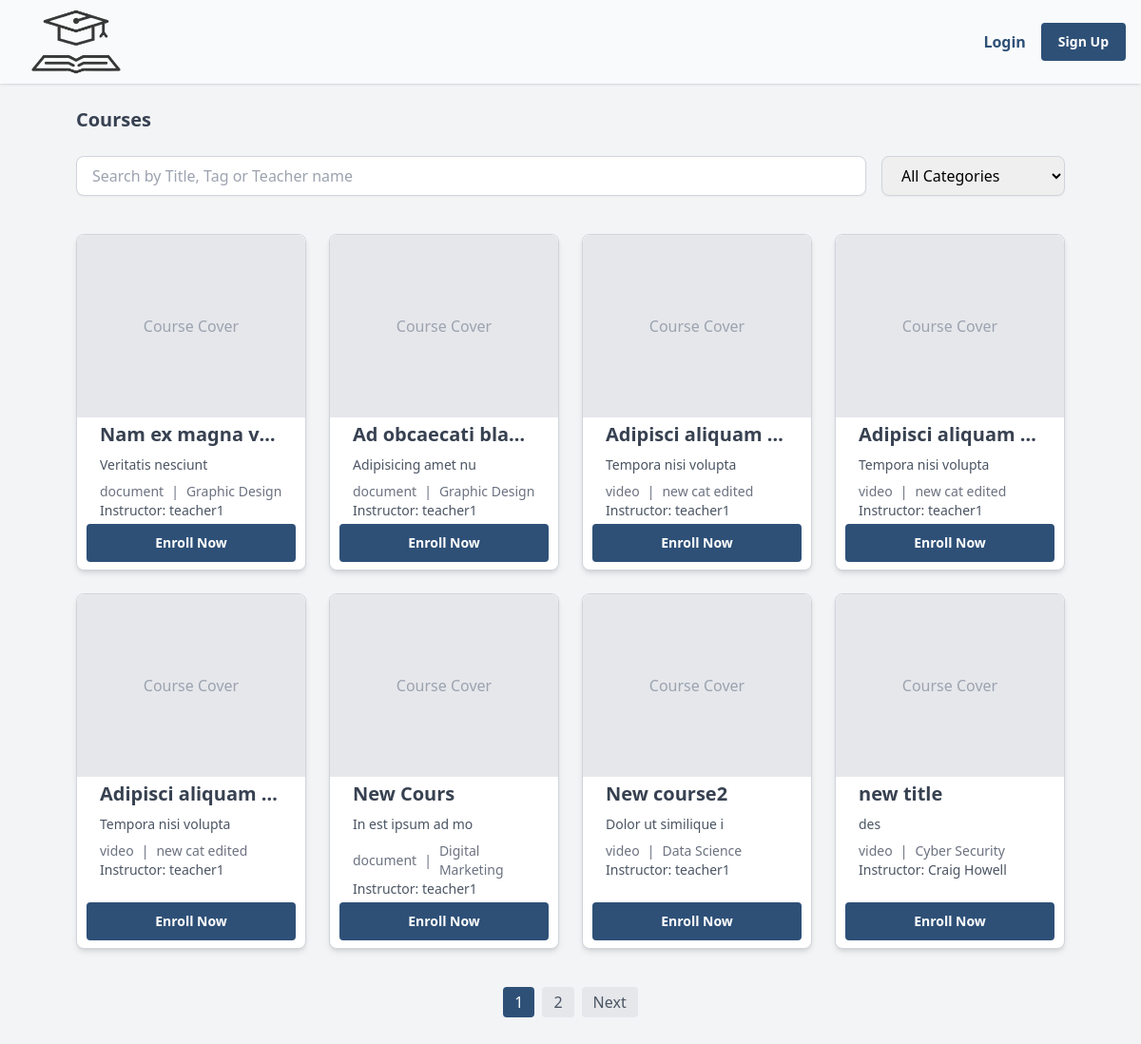
The page / on the database its author committed.
### tables this page shows
CREATE TABLE `courses` (
  `course_id` int NOT NULL,
  `title` varchar(255) NOT NULL,
  `description` text,
  `content_type` enum('video','document') NOT NULL,
  `category_id` int DEFAULT NULL,
  `teacher_id` int DEFAULT NULL,
  `created_at` timestamp NULL DEFAULT CURRENT_TIMESTAMP,
  `updated_at` timestamp NULL DEFAULT CURRENT_TIMESTAMP ON UPDATE CURRENT_TIMESTAMP
);

CREATE TABLE `categories` (
  `category_id` int NOT NULL,
  `category_name` varchar(100) NOT NULL
);

CREATE TABLE `users` (
  `user_id` int NOT NULL,
  `full_name` varchar(100) NOT NULL,
  `email` varchar(100) NOT NULL,
  `password` varchar(255) NOT NULL,
  `created_at` timestamp NULL DEFAULT CURRENT_TIMESTAMP,
  `updated_at` timestamp NULL DEFAULT CURRENT_TIMESTAMP ON UPDATE CURRENT_TIMESTAMP,
  `role` enum('teacher','student','admin') NOT NULL,
  `status` enum('active','inactive','suspended') NOT NULL DEFAULT 'active'
);

### core/BaseController.php (called while the page is built, shortened)
<?php
require_once(__DIR__ . '/../app/models/Course.php');
class BaseController
{
    private $CourseModel;
    private $CategoryModel;
    public function __construct()
    {
        $this->CourseModel = new Course();
        $this->CategoryModel = new Category();
    }
    public function render($view, $data = [])
    {
        extract($data);
        include __DIR__ . '/../app/views/' . $view . '.php';
    }
    public function index()
    {
        $limit = 8;
        $page = isset($_GET['page']) ? (int)$_GET['page'] : 1;
        $offset = ($page - 1) * $limit;
        $totalCourses = $this->CourseModel->getTotalCoursesNumber();
        $totalPages = ceil($totalCourses / $limit);
        $category_id = isset($_GET['category']) ? $_GET['category'] : null;
        $search_value = isset($_GET['search_value']) ? $_GET['search_value'] : null;
        $courses = $this->CourseModel->getAllCoursesX($limit, $offset, $search_value, $category_id);
        $categories = $this->CategoryModel->getAllCategories();
        $this->render('auth/index', [
            'courses' => $courses,
            'categories' => $categories,
            'totalPages' => $totalPages,
            'currentPage' => $page
        ]);
    }
}

### public/index.php (called while the page is built, shortened)
<?php
require_once ('../core/BaseController.php');
require_once '../core/Router.php';
$router = new Router();
$router->dispatch($_SERVER['REQUEST_URI'], $_SERVER['REQUEST_METHOD']);

### app/config/db.php (called while the page is built, shortened)
<?php
class Db {
    public function __construct()
    {
        try {
            $this->conn = new PDO("mysql:host=localhost;dbname=youdemy_database", "root", "");
          } catch(PDOException $e) {
            echo "Connection failed: " . $e->getMessage();
          }
    }
}

### app/models/Course.php (called while the page is built, shortened)
<?php
require_once(__DIR__ . '/../config/db.php');
class Course extends Db
{
    public function getAllCoursesX($limit, $offset, $search_value = null, $category = null)
    {
        try {
            $query = "SELECT c.*, cat.category_name, u.full_name AS teacher_name
                  FROM courses c
                  JOIN categories cat ON cat.category_id = c.category_id
                  JOIN users u ON u.user_id = c.teacher_id";
            $query .= " LIMIT :limit OFFSET :offset";
            $stmt = $this->conn->prepare($query);
            $stmt->bindValue(':limit', $limit, PDO::PARAM_INT);
            $stmt->bindValue(':offset', $offset, PDO::PARAM_INT);
            $stmt->execute();
            return $stmt->fetchAll(PDO::FETCH_ASSOC);
        } catch (PDOException $e) {
            echo "Error: " . $e->getMessage();
        }
    }
    public function getTotalCoursesNumber()
    {
        try {
            $stmt = $this->conn->prepare("SELECT COUNT(*) AS total_courses FROM courses");
            $stmt->execute();
            $result = $stmt->fetch(PDO::FETCH_ASSOC);
            return $result['total_courses'];
        } catch (PDOException $e) {
            error_log("Error getting total courses: " . $e->getMessage());
            return false;
        }
    }
}

### app/views/partials/coursesMian.php (the view, shortened to what this page needs)
<h1 class="text-xl font-semibold pt-4 text-gray-700">Courses</h1>
<div class="mt-6 flex flex-wrap items-center justify-between gap-20">
    <form id="searchForm" action="" method="GET" class="w-full flex gap-4">
        <div class="flex-grow w-4/5">
            <input
                value="<?php if (isset($_GET['search_value'])) echo htmlspecialchars($_GET['search_value']); ?>"
                type="text"
                name="search_value"
                placeholder="Search by Title, Tag or Teacher name"
                class="w-full px-4 py-2 border border-gray-300 rounded-lg shadow-sm focus:outline-none focus:ring-2 focus:ring-blue-500"
                onchange="this.form.submit()" />
        </div>
        <div>
            <select
                name="category"
                class="px-4 py-2 border border-gray-300 rounded-lg shadow-sm focus:outline-none focus:ring-2 focus:ring-blue-500"
                onchange="this.form.submit()">
                <option value="">All Categories</option>
            </select>
        </div>
    </form>
</div>
<div class="grid grid-cols-1 sm:grid-cols-2 lg:grid-cols-4 gap-6 mt-10">
    <?php foreach ($courses as $course): ?>
        <div class="bg-white border border-gray-300 rounded-lg shadow-md hover:shadow-xl transition-transform transform hover:scale-105 flex flex-col overflow-hidden">
            <div class="w-full h-48 bg-gray-200 flex items-center justify-center rounded-t-lg">
                <span class="text-gray-400">Course Cover</span>
            </div>
            <div class="px-6 py-1 flex flex-col flex-grow">
                <h3 class="text-xl font-semibold text-gray-700 truncate"><?= htmlspecialchars($course['title']) ?></h3>
                <p class="text-sm text-gray-600 mt-2 truncate"><?= htmlspecialchars($course['description']) ?></p>
                <div class="mt-2 flex items-center space-x-2">
                    <span class="text-sm text-gray-500"><?= htmlspecialchars($course['content_type']) ?></span>
                    <span class="text-sm text-gray-500">|</span>
                    <span class="text-sm text-gray-500"><?= htmlspecialchars($course['category_name']) ?></span>
                </div>
                <p class="text-sm text-gray-600">Instructor: <span class="font-medium"><?= htmlspecialchars($course['teacher_name']) ?></span></p>
            </div>
            <form action="/student/enroll/<?= $course['course_id'] ?>" method="POST" class="mt-auto mb-2 w-11/12 self-center text-center">
                <?php if (isset($courseEnrolled_in_ids) && in_array($course['course_id'], $courseEnrolled_in_ids)): ?>
                    <button
                        type="submit"
                        class="w-full px-4 py-2 text-sm font-bold text-white bg-[#2E5077] border-2 border-[#2E5077] rounded transition hover:bg-transparent hover:text-[#2E5077] cursor-not-allowed"
                        disabled>
                        Already Enrolled
                    </button>
                <?php else: ?>
                    <button
                        type="submit"
                        class="w-full px-4 py-2 text-sm font-bold text-white bg-[#2E5077] border-2 border-[#2E5077] rounded transition hover:bg-transparent hover:text-[#2E5077]">
                        Enroll Now
                    </button>
                <?php endif; ?>
            </form>
        </div>
    <?php endforeach; ?>
</div>
<div class="mt-10 flex justify-center space-x-2">
    <?php for ($i = 1; $i <= $totalPages; $i++): ?>
        <a href="?page=<?= $i ?>" class="px-3 py-1 <?= $i == $currentPage ? 'bg-[#2E5077] text-white' : 'bg-gray-200 text-gray-600' ?> rounded">
            <?= $i ?>
        </a>
    <?php endfor; ?>
    <?php if ($currentPage < $totalPages): ?>
        <a href="?page=<?= $currentPage + 1 ?>" class="px-3 py-1 bg-gray-200 text-gray-600 rounded">Next</a>
    <?php endif; ?>
</div>

### core/Router.php (shortened to what this page needs)
<?php
class Router
{
    private $routes = [
        'GET' => [],
        'POST' => [],
    ];
    public function add($method, $route, $callback)
    {
        $method = strtoupper($method);
        $route = preg_replace('/\{[a-zA-Z0-9_]+\}/', '([a-zA-Z0-9_]+)', $route);
        $this->routes[$method][$route] = $callback;
    }
    public function dispatch($uri, $method)
    {
        $uri = parse_url($uri, PHP_URL_PATH);
        $method = strtoupper($method);
        foreach ($this->routes[$method] as $route => $callback) {
            if (preg_match('#^' . $route . '$#', $uri, $matches)) {
                array_shift($matches);
                if (is_array($callback)) {
                    $controller = new $callback[0]();
                    $method = $callback[1];
                    return call_user_func_array([$controller, $method], $matches);
                }
                return call_user_func_array($callback, $matches);
            }
        }
    }
}

### app/views/auth/index.php (shortened to what this page needs)
<!DOCTYPE html>
<html lang="en">
<head>
    <link rel="stylesheet" href="https://unpkg.com/boxicons@2.0.7/css/boxicons.min.css" />
    <script src="https://cdn.tailwindcss.com"></script>
</head>
<body>
    <div class="flex">
        <div class="flex flex-col flex-1">
            <header class="fixed w-full flex items-center justify-between px-4 py-4 bg-gray-50 shadow lg:py-6 z-30">
                <a href="/" class="flex items-center justify-center h-5">
                    <img src="/assets/images/logo.png" alt="logo" class="w-32" />
                </a>
                <div class="flex items-center space-x-4">
                    <a href="/login" class="text-[#2E5077] hover:underline font-semibold">Login</a>
                    <a href="/register" class="px-4 py-2 text-sm font-bold text-white bg-[#2E5077] border-2 border-[#2E5077] rounded transition hover:bg-transparent hover:text-[#2E5077]">Sign Up</a>
                </div>
            </header>
            <main class="flex-1 bg-gray-100 min-h-screen overflow-y-auto pt-24 mb-20 px-4 sm:px-10 lg:px-20">
                <?php include(__DIR__ . '/../partials/coursesMian.php'); ?>
            </main>
        </div>
    </div>
</body>
</html>

### rows shown on the page
courses: title "Nam ex magna v…", description "Veritatis nesciunt", content_type "document", category.category_name "Graphic Design", teacher.full_name "teacher1"
courses: title "Ad obcaecati bla…", description "Adipisicing amet nu", content_type "document", category.category_name "Graphic Design", teacher.full_name "teacher1"
courses: title "Adipisci aliquam…", description "Tempora nisi volupta", content_type "video", category.category_name "new cat edited", teacher.full_name "teacher1"
courses: title "Adipisci aliquam…", description "Tempora nisi volupta", content_type "video", category.category_name "new cat edited", teacher.full_name "teacher1"
courses: title "Adipisci aliquam…", description "Tempora nisi volupta", content_type "video", category.category_name "new cat edited", teacher.full_name "teacher1"
courses: title "New Cours", description "In est ipsum ad mo", content_type "document", category.category_name "Digital Marketing", teacher.full_name "teacher1"
courses: title "New course2", description "Dolor ut similique i", content_type "video", category.category_name "Data Science", teacher.full_name "teacher1"
courses: title "new title", description "des", content_type "video", category.category_name "Cyber Security", teacher.full_name "Craig Howell"
